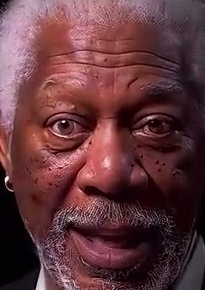
#> input picture storage/faces/139ca6d9-917e-45b2-bd53-b729a24c1aab/face_0029.jpg, 205 x 290 px; its folder holds only this picture in this run
$ python -i frequency_detector.py   (imports and definitions only)
#> lines starting #> are read from the running program, lines starting #| are printed output that depends on the picture
"""
Frequency-domain detector for deepfake artifacts.
Uses FFT/DCT analysis to detect high-frequency anomalies.
"""
import os
import numpy as np
from pathlib import Path
from PIL import Image
import cv2
from scipy.special import expit  # Sigmoid function


class FrequencyDetector:
    """
    Frequency-domain detector that analyzes FFT patterns in face images.
    Detects anomalies in high-frequency energy distribution.
    """

    def __init__(self, img_size: int = 256, R_low: float = None, mu: float = 3.0, sigma: float = 1.5):
        """
        Initialize frequency detector.

        Args:
            img_size: Size to resize images to (default: 256)
            R_low: Radius for low-frequency region (default: img_size * 0.08)
            mu: Mean parameter for sigmoid normalization (default: 3.0, calibrated to prevent all 1.0)
            sigma: Standard deviation parameter for sigmoid normalization (default: 1.5, calibrated to prevent all 1.0)
        """
        self.img_size = img_size
        self.R_low = R_low if R_low is not None else img_size * 0.08
        self.mu = mu
        self.sigma = sigma
        self._debug_count = 0  # For debug logging

        # Create low-frequency mask (circular region)
        center = img_size // 2
        y, x = np.ogrid[:img_size, :img_size]
        dist_from_center = np.sqrt((x - center)**2 + (y - center)**2)
        self.low_mask = dist_from_center <= self.R_low
        self.high_mask = ~self.low_mask

    def compute_face_freq_score(self, face_path: str) -> float:
        """
        Compute frequency anomaly score for a face image.

        Args:
            face_path: Path to face image file

        Returns:
            Frequency score between 0 and 1 (higher = more likely fake)
        """
        try:
            # 1) Load face image
            img = Image.open(face_path).convert('RGB')
#> img is the input picture: PIL image 205x290 RGB; mean R, G, B 98.5, 55.8, 61.2

            # 2) Convert to grayscale
            img_gray = img.convert('L')
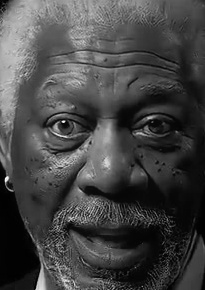
#> img_gray: PIL image 205x290 L; min 0, max 245, mean 69.2

            # 3) Resize to fixed size
            img_resized = img_gray.resize((self.img_size, self.img_size), Image.LANCZOS)
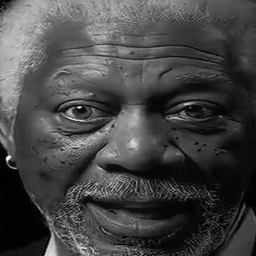
#> img_resized: PIL image 256x256 L; min 0, max 255, mean 69.2
            img_array = np.array(img_resized, dtype=np.float32)

            # 4) Compute 2D FFT magnitude and center it
            fft_result = np.fft.fft2(img_array)
            fft_shifted = np.fft.fftshift(fft_result)
            fft_magnitude = np.abs(fft_shifted)

            # Use log magnitude for stability
            log_magnitude = np.log1p(fft_magnitude)
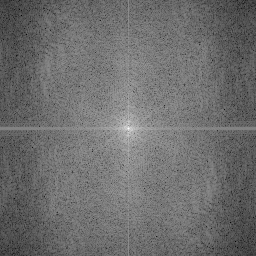
#> log_magnitude: shape (256, 256) float64; min 1.35, max 15.33, mean 7.37; drawn with min black and max white

            # 5) Compute high-frequency vs low-frequency energy ratio
            energy_low = np.sum(log_magnitude[self.low_mask])
#> energy_low = 13145.6
            energy_high = np.sum(log_magnitude[self.high_mask])
#> energy_high = 469888.6

            # Avoid division by zero
            raw_ratio = energy_high / (energy_low + 1e-8)
#> raw_ratio = 35.75

            # Debug logging for first few faces
            if self._debug_count < 3:
                print(f"[DEBUG] Frequency - Face: {Path(face_path).name}, Raw ratio: {raw_ratio:.3f}, Energy low: {energy_low:.1f}, Energy high: {energy_high:.1f}")
#| [DEBUG] Frequency - Face: face_0029.jpg, Raw ratio: 35.745, Energy low: 13145.6, Energy high: 469888.6
                self._debug_count += 1

            # 6) Normalize using sigmoid
            # sigmoid((raw - mu) / sigma) maps to [0, 1]
            freq_score = expit((raw_ratio - self.mu) / self.sigma)
#> freq_score = 1

            # Apply clamping for extreme values to prevent all 1.0
            if freq_score > 0.95:
                if raw_ratio > 10.0:
                    # Very high ratio - compress but keep high
                    freq_score = 0.75 + ((freq_score - 0.75) * 0.2)  # Map 0.75-1.0 to 0.75-0.8
#> freq_score = 0.8
                else:
                    # High but not extreme - cap at 0.85
                    freq_score = min(freq_score, 0.85)

            return float(np.clip(freq_score, 0.0, 1.0))

        except Exception as e:
            print(f"Error computing frequency score for {face_path}: {e}")
            return 0.5  # Neutral score on error

    # [64 lines left out: functions save_frequency_map, batch_compute, not called in this run]

>>> result = FrequencyDetector().compute_face_freq_score('../storage/faces/139ca6d9-917e-45b2-bd53-b729a24c1aab/face_0029.jpg')
#> result = 0.8

$ run again, on storage/faces/139ca6d9-917e-45b2-bd53-b729a24c1aab/face_0047.jpg
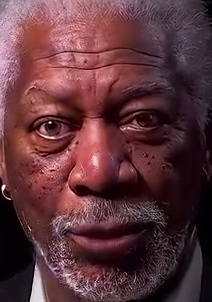
#> input picture storage/faces/139ca6d9-917e-45b2-bd53-b729a24c1aab/face_0047.jpg, 212 x 302 px
#> in compute_face_freq_score, img is the input picture: PIL image 212x302 RGB; mean R, G, B 93.8, 53.3, 59.3
#> in compute_face_freq_score, `img_resized = img_gray.resize((self.img_size, self.img_size), Image.LA..`:
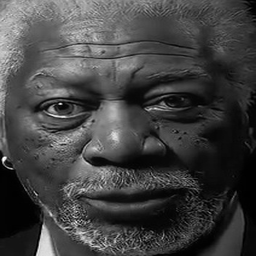
#> img_resized: PIL image 256x256 L; min 0, max 255, mean 66.1
#> in compute_face_freq_score, `log_magnitude = np.log1p(fft_magnitude)`:
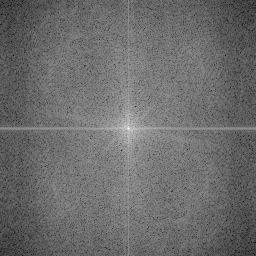
#> log_magnitude: shape (256, 256) float64; min 1.7, max 15.28, mean 7.47; drawn with min black and max white
#> energy_low = 13239.9
#> energy_high = 476346.4
#> raw_ratio = 35.98
#| [DEBUG] Frequency - Face: face_0047.jpg, Raw ratio: 35.978, Energy low: 13239.9, Energy high: 476346.4
#> in compute_face_freq_score, `freq_score = expit((raw_ratio - self.mu) / self.sigma)`: freq_score = 1
#> in compute_face_freq_score, `freq_score = 0.75 + ((freq_score - 0.75) * 0.2)`: freq_score = 0.8
